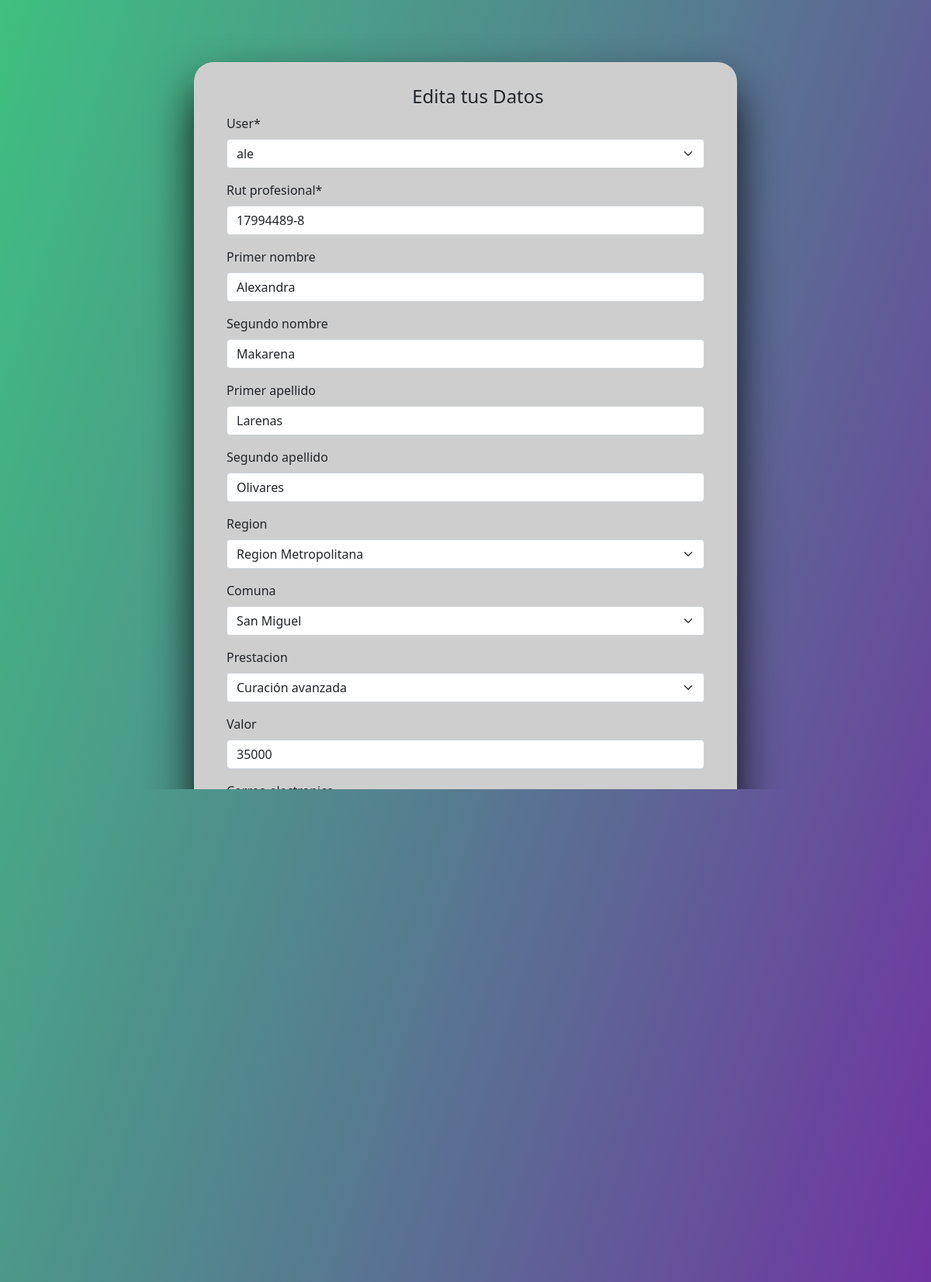
The page /modificar-eu/ale on the database its author committed.
### core/models.py (models this page shows, shortened)
class Profesional(models.Model):
    user = models.OneToOneField(User, null=True, on_delete=models.CASCADE)
    rut_profesional = models.CharField(primary_key=True, max_length=10)
    primer_nombre = models.CharField(max_length=50, blank=True, null=True)
    segundo_nombre = models.CharField(max_length=50, blank=True, null=True)
    primer_apellido = models.CharField(max_length=50, blank=True, null=True)
    segundo_apellido = models.CharField(max_length=50, blank=True, null=True)
    region = models.ForeignKey('Region',blank=True, null=True, db_column='id_region', on_delete=models.CASCADE)
    comuna = models.ForeignKey('Comuna', blank=True, null=True, db_column='id_comuna', on_delete=models.CASCADE)
    prestacion = models.ForeignKey('Prestacion',blank=True, null=True, db_column='id_prestacion', on_delete=models.CASCADE)
    valor = models.DecimalField(max_digits=12, decimal_places=0, blank=True, null=True)
    correo_electronico = models.CharField(max_length=50, blank=True, null=True)
    numero_sis = models.DecimalField(max_digits=15, decimal_places=0, blank=True, null=True)
    telefono = models.DecimalField(max_digits=12, decimal_places=0, blank=True, null=True)
    descripcion = models.TextField(max_length=500, blank=True, null=True)

### core/views.py (the view, shortened to what this page needs)
# urls.py: path('modificar-eu/<slug:user>', modificardatos, name="modificar_eu"),
def modificardatos(request, user):
    profesional = Profesional.objects.get(user__username=user)
    data = {
        'form': ProfesionalForm(instance=profesional)
    }
    return render(request,"registration/modificardatos.html", data)

### core/forms.py
class ProfesionalForm(forms.ModelForm):
    class Meta:
        model = Profesional
        fields = '__all__'

### core/models.py (called while the page is built)
    def __str__(self):
         return f'{self.nombre}'

    def __str__(self):
         return f'{self.nombre}'

    def __str__(self):
         return f'{self.nombre}'

### core/templates/registration/modificardatos.html (shortened to what this page needs)
{% extends "core/base_generic.html" %}
{% load static %}
{% block content %}
{% load crispy_forms_filters %}
{% load crispy_forms_tags %}
        <div class="container col-md-8 col-md-offset-5">
            <div class="login-container-wrapper2 clearfix">
                <ul class="switcher clearfix my-0">
                    <h4 class="first logo active text-center" data-tab="login">Edita tus Datos</h4>
                </ul>
                <div class="tab-content">
                    <div class="tab-pane active" id="login">
                        <div class="container register-form">
                            <form action="" method="POST">
                                {{ form | crispy }}
                                <div class="text-center">
                                <input id="login-button" type="reset" class="btn btn-success btn-lg btn-block" value="Cancelar">
                                <input id="login-button" type="submit" class="btn btn-success btn-lg btn-block" value="Editar">
                                </div>
                            </form>
                        </div>
                    </div>
                </div>
            </div>
        </div>
{% endblock %}

### core/static/core/css/style.css (style rules this page uses)
body { background: linear-gradient(107.85deg, #3FBF80 0%, #567C90 52.31%, #7032A2 100.43%); mix-blend-mode: normal; background-attachment: fixed; }
html { height: 100%; }
body { font-family: 'Varela', sans-serif; font-size: 14px; line-height: 1.5; color: #333; min-height: 100%; position: relative; width:100%; height:100%; }
label { margin-bottom: 0; }
.switcher { margin-bottom:70px; }
.first { left:0; }
.login-container-wrapper2 { margin-top: 80px !important; max-width: 700px; border-radius: 25px; margin: 2% auto 5%; padding: 30px; box-sizing: border-box; background: #CECECE; position: relative; box-shadow: 0px 30px 60px -5px #000; background-size:cover; background-blend-mode:saturation; }
#login-button { background-color: #D9D9D9; border-color: #000; color: #000; border-radius: 25px; font-size: small; }
.btn-success { background-color: #25a08d; background-image: none; padding: 8px 50px; margin-top:20px; border-radius: 40px; border: 1px solid #25a08d; -webkit-transition: all ease 0.8s; -moz-transition: all ease 0.8s; transition: all ease 0.8s; }

### rows shown on the page
Profesional: user "ale", rut_profesional "17994489-8", primer_nombre "Alexandra", segundo_nombre "Makarena", primer_apellido "Larenas", segundo_apellido "Olivares", valor "35000", correo_electronico "a.larenasolivares@gmail.com", numero_sis "54545", telefono "969654771", descripcion "Ya no me gusta :("
